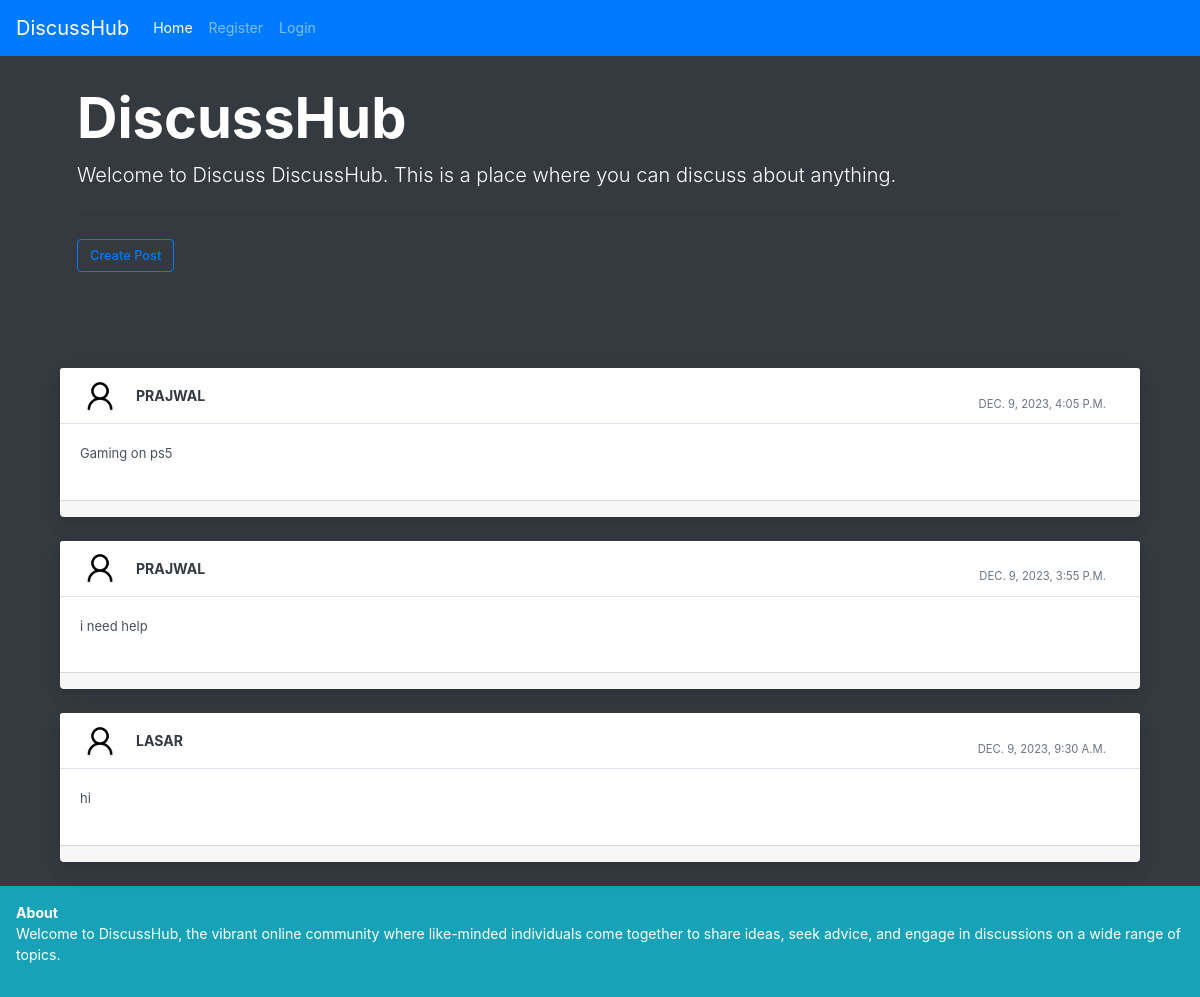
The page / on the database its author committed.
### profile_of_user/models.py (models this page shows)
class Post(models.Model):
    user1 = models.ForeignKey(User, on_delete=models.CASCADE, default=1)
    post_id = models.AutoField
    post_content = models.CharField(max_length=5000)
    timestamp= models.DateTimeField(default=now)
    image = models.ImageField(upload_to="images",default="")

### profile_of_user/views.py (the view, shortened to what this page needs)
# urls.py: path("", views.forum, name="Forum"),
def forum(request):
    profile = Profile.objects.all()
    posts = Post.objects.filter().order_by('-timestamp')
    return render(request, "forum.html", {'posts':posts})

### profile_of_user/templates/forum.html (shortened to what this page needs)
{% extends 'basic.html' %}
{% block homeactive %} active {% endblock homeactive %}
{% block body %}
{% load static %}
<div class="container">
<div class="jumbotron bg-dark text-white">
    <h1 class="display-4 font-weight-bold">DiscussHub</h1>
    <p class="lead">Welcome to Discuss DiscussHub. This is a place where you can discuss about anything.</p>
    <hr class="my-4">
      <button class="btn btn-outline-primary " data-target="#questions" data-toggle="modal" role="button">Create Post</button>
    </div>
    {% for post in posts %}
    <div class="container-fluid mt-10">
      <div class="row">
          <div class="col-md-12">
              <div class="card mb-4">
                  <div class="card-header">
                      <div class="media flex-wrap w-100 align-items-center"> <img src="/media/{{post.image}}"
                              class="d-block ui-w-40 rounded-circle" alt="">
                          <div class="media-body ml-3 font-weight-bold"> <a href="/discussion/{{post.id}}"class="text-dark" data-abc="true">{{post.user1}}</a>
                          </div>
                          <div class="text-muted small ml-3">
                            <div class="px-4 pt-3">{{post.timestamp}} </div>
                          </div>
                      </div>
                  </div>
                  <div class="card-body">
                      <p>{{post.post_content}}</p>
                  </div>
                  <div class="card-footer d-flex flex-wrap justify-content-between align-items-center px-0 pt-0 pb-3">
                  </div>
              </div>
          </div>
      </div>
  </div>
  {% endfor %}
</div>
    {% endblock %}

### profile_of_user/templates/basic.html (shortened to what this page needs)
<!doctype html>
<html lang="en" class="bg-dark">
  <head>
    <link rel="stylesheet" href="https://stackpath.bootstrapcdn.com/bootstrap/4.2.1/css/bootstrap.min.css">
  </head>
  <body class="bg-dark">
    <nav class="navbar navbar-expand-lg navbar-dark bg-primary fixed-top ">
  <a class="navbar-brand" href="/">DiscussHub</a>
  <div class="collapse navbar-collapse " id="navbarSupportedContent">
    <ul class="navbar-nav mr-auto ">
      <li class="nav-item {% block homeactive %} {% endblock homeactive %} ">
        <a class="nav-link " href="/">Home </a>
      </li>
      {% if user.is_authenticated %}
<ul class="navbar-nav mr-2">
<li class="nav-item dropdown">
<a class="nav-link dropdown-toggle" href='#' id="navbarDropdown" role="button" data-toggle="dropdown"> Welcome {{request.user}}</a>
<div class="dropdown-menu" aria-labelledby="navbarDropdown">
          <a class="dropdown-item" href="/logout">Logout</a>
      <li class="nav-item {% block profileactive %} {% endblock profileactive %}">
        <a class="nav-link" href="/myprofile">Profile</a>
      </li>
        </div>
      </li>
{% else %}
      <li class="nav-item {% block registeractive %} {% endblock registeractive %}">
        <a class="nav-link" href="/register">Register</a>
      </li>
      <li class="nav-item {% block loginactive %} {% endblock loginactive %}">
        <a class="nav-link" href="/login">Login</a>
      </li>
      {% endif %}
    </ul>
  </div>
</nav>
<br>
</body>
{% block body %} {% endblock %}
<footer class="bg-info w-100 p-3 text-white">
  <a class="font-weight-bold text-center">About</a>
  <p> Welcome to DiscussHub, the vibrant online community where like-minded individuals come together to share ideas, seek advice, and engage in discussions on a wide range of topics. </p>
</footer>
</html>

### rows shown on the page
Post: image (placeholder picture), user1 "PRAJWAL", timestamp "DEC. 9, 2023, 4:05 P.M.", post_content "Gaming on ps5"
Post: image (placeholder picture), user1 "PRAJWAL", timestamp "DEC. 9, 2023, 3:55 P.M.", post_content "i need help"
Post: image (placeholder picture), user1 "LASAR", timestamp "DEC. 9, 2023, 9:30 A.M.", post_content "hi"
